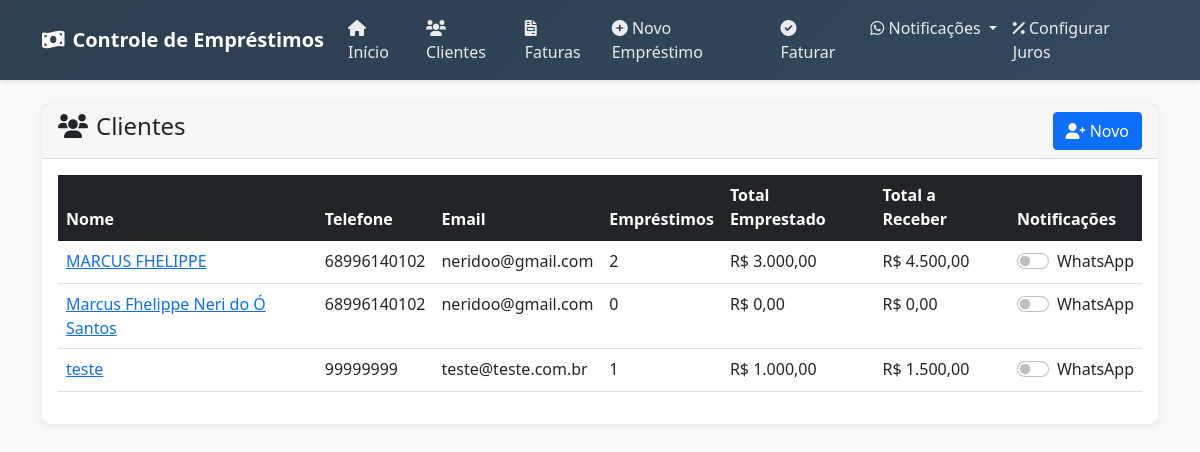
Screenshot of /clientes with the database file from the repository.
### tables this page shows
CREATE TABLE clientes (
            id INTEGER PRIMARY KEY AUTOINCREMENT,
            nome TEXT NOT NULL,
            telefone TEXT,
            email TEXT,
            data_cadastro DATE DEFAULT CURRENT_DATE,
            notificacoes_ativas INTEGER DEFAULT 1,
            dias_antecedencia_notificacao INTEGER DEFAULT 3
        );

### app.py (the view)
@app.route('/clientes')
def clientes():
    conn = get_db()
    cursor = conn.cursor()
    cursor.execute('''
        SELECT c.*,
               COUNT(e.id) as total_emprestimos,
               COALESCE(SUM(e.valor), 0) as total_emprestado,
               COALESCE(SUM(e.valor * (1 + e.juros_mensal/100 * e.quantidade_parcelas)), 0) as total_a_receber
        FROM clientes c
        LEFT JOIN emprestimos e ON c.id = e.cliente_id
        GROUP BY c.id
        ORDER BY c.nome
    ''')
    clientes = cursor.fetchall()
    conn.close()
    return render_template('clientes.html', clientes=clientes, formatar_moeda=formatar_moeda)

### app.py (called while the page is built)
@app.context_processor
def inject_now():
    return {'now': datetime.now()}

def formatar_moeda(valor):
    try:
        return f"R$ {valor:,.2f}".replace(",", "X").replace(".", ",").replace("X", ".")
    except:
        return "R$ 0,00"

### database.py (called while the page is built)
def get_db():
    conn = sqlite3.connect('emprestimos.db', timeout=10)
    conn.execute('PRAGMA journal_mode=WAL')
    conn.row_factory = sqlite3.Row
    return conn

### templates/clientes.html (shortened to what this page needs)
{% extends "base.html" %}
{% block content %}
<div class="card">
  <div class="card-header d-flex justify-content-between">
    <h4><i class="fas fa-users me-2"></i>Clientes</h4>
    <a href="/cadastrar_cliente" class="btn btn-primary"><i class="fas fa-user-plus"></i> Novo</a>
  </div>
  <div class="card-body">
    <table class="table table-hover">
      <thead class="table-dark">
        <tr>
          <th>Nome</th>
          <th>Telefone</th>
          <th>Email</th>
          <th>Empréstimos</th>
          <th>Total Emprestado</th>
          <th>Total a Receber</th>
          <th>Notificações</th>
        </tr>
      </thead>
      <tbody>
        {% for c in clientes %}
        <tr>
          <td><a href="/cliente/{{ c.id }}">{{ c.nome }}</a></td>
          <td>{{ c.telefone }}</td>
          <td>{{ c.email }}</td>
          <td>{{ c.total_emprestimos }}</td>
          <td>{{ formatar_moeda(c.total_emprestado) }}</td>
          <td>{{ formatar_moeda(c.total_a_receber) }}</td>
          <td>
            <div class="form-check form-switch">
              <input class="form-check-input" type="checkbox"
                     onchange="toggleNotificacao({{ c.id }}, this.checked)">
              <label class="form-check-label">WhatsApp</label>
            </div>
          </td>
        </tr>
        {% else %}
        <tr><td colspan="7" class="text-center">Nenhum cliente cadastrado</td></tr>
        {% endfor %}
      </tbody>
    </table>
  </div>
</div>
{% endblock %}

### templates/base.html (style rules this page uses)
body { background-color: #f8f9fa; }
.card { border: none; border-radius: 10px; box-shadow: 0 2px 10px rgba(0,0,0,.08); margin-bottom: 1rem; }

### rows the page displays
clientes: nome "MARCUS FHELIPPE", telefone "68996140102", email "neridoo@gmail.com", total_emprestimos "2", total_emprestado "R$ 3.000,00", total_a_receber "R$ 4.500,00"
clientes: nome "Marcus Fhelippe Neri do Ó Santos", telefone "68996140102", email "neridoo@gmail.com", total_emprestimos "0", total_emprestado "R$ 0,00", total_a_receber "R$ 0,00"
clientes: nome "teste", telefone "99999999", email "teste@teste.com.br", total_emprestimos "1", total_emprestado "R$ 1.000,00", total_a_receber "R$ 1.500,00"
